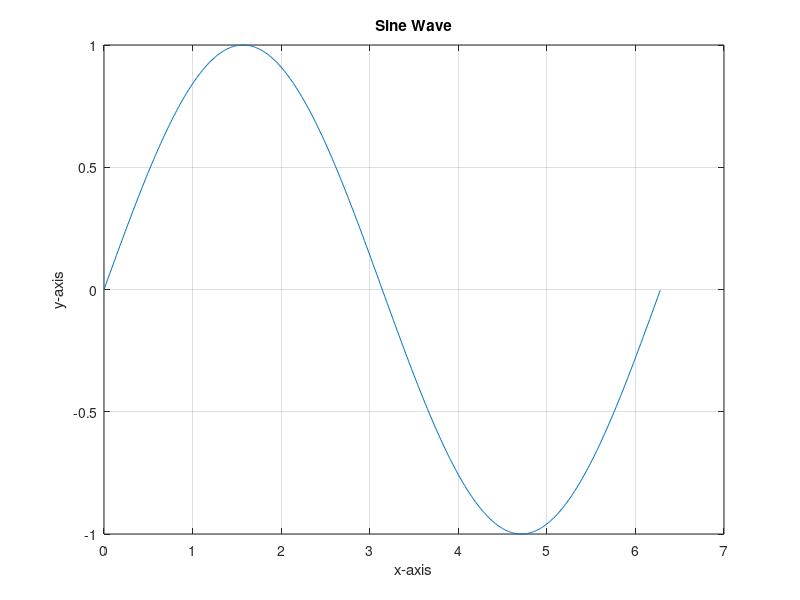
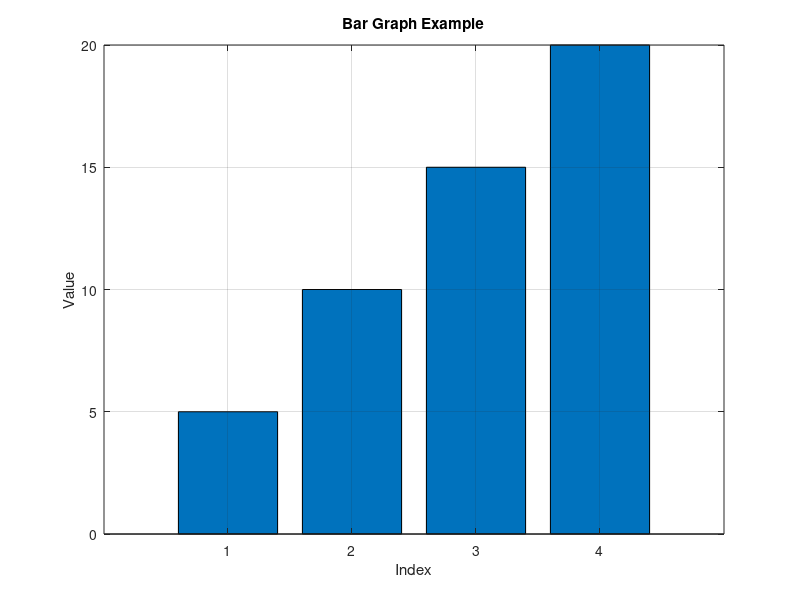

Recreate these plots in MATLAB, in order.
%% MATLAB Beginner Guide
% This script introduces basic MATLAB syntax, operators, and control structures.

%% SECTION 1: VARIABLE CREATION
a = 5;       % Assigns value 5 to variable a
b = 10;      % Assigns value 10 to variable b

%% SECTION 2: ARITHMETIC OPERATORS
add = a + b;           % Addition
sub = a - b;           % Subtraction
mul = a * b;           % Multiplication
div = a / b;           % Division
power = a ^ 2;         % Matrix power
ele_power = a .^ 2;    % Element-wise power
remainder = mod(a, b); % Modulus

disp('Arithmetic Operations:');
disp(['Addition: ', num2str(add)]);
disp(['Subtraction: ', num2str(sub)]);
disp(['Multiplication: ', num2str(mul)]);
disp(['Division: ', num2str(div)]);
disp(['Matrix Power: ', num2str(power)]);
disp(['Element-wise Power: ', num2str(ele_power)]);
disp(['Remainder: ', num2str(remainder)]);

%% SECTION 3: RELATIONAL OPERATORS
disp('Relational Operations:');
disp(['Equal to: ', num2str(a == b)]);
disp(['Not equal to: ', num2str(a ~= b)]);
disp(['Greater than: ', num2str(a > b)]);
disp(['Less than: ', num2str(a < b)]);
disp(['Greater or equal: ', num2str(a >= b)]);
disp(['Less or equal: ', num2str(a <= b)]);

%% SECTION 4: LOGICAL OPERATORS
disp('Logical Operations:');
disp(['AND: ', num2str((a > 0) & (b > 0))]);
disp(['OR: ', num2str((a > 0) | (b > 0))]);
disp(['NOT: ', num2str(~(a > 0))]);

%% SECTION 5: IF-ELSE STATEMENT
n = 7;
if mod(n, 2) == 0
    disp([num2str(n), ' is Even']);
else
    disp([num2str(n), ' is Odd']);
end

%% SECTION 6: FOR LOOP
disp('For Loop Example:');
for i = 1:5
    disp(['Count: ', num2str(i)]);
end

%% SECTION 7: WHILE LOOP
disp('While Loop Example:');
i = 1;
while i <= 5
    disp(['Count: ', num2str(i)]);
    i = i + 1;
end

%% SECTION 8: FACTORIAL PROGRAM
n = 5;
fact = 1;
for i = 1:n
    fact = fact * i;
end
disp(['Factorial of ', num2str(n), ' is ', num2str(fact)]);

%% SECTION 9: MULTIPLICATION TABLE
n = 4;
disp(['Multiplication Table of ', num2str(n)]);
for i = 1:10
    disp([num2str(n), ' x ', num2str(i), ' = ', num2str(n * i)]);
end

%% SECTION 10: SINE WAVE PLOT
x = 0:0.01:2*pi;
y = sin(x);
figure;
plot(x, y);
xlabel('x-axis');
ylabel('y-axis');
title('Sine Wave');
grid on;

%% SECTION 11: MATRIX CREATION AND OPERATIONS
A = [1 2; 3 4];     % 2x2 matrix
B = [5 6; 7 8];

mat_add = A + B;    % Matrix addition
mat_mul = A * B;    % Matrix multiplication
transpose_A = A';   % Transpose

disp('Matrix Operations:');
disp('Matrix Addition:');
disp(mat_add);
disp('Matrix Multiplication:');
disp(mat_mul);
disp('Transpose of A:');
disp(transpose_A);

%% SECTION 12: USER INPUT
num = input('Enter a number: ');
disp(['You entered: ', num2str(num)]);

%% SECTION 13: VECTOR OPERATIONS
v = 1:5;                 % Row vector
sq = v.^2;               % Element-wise square
sum_v = sum(v);          % Sum of elements
mean_v = mean(v);        % Mean value

disp('Vector Operations:');
disp(['Vector: ', num2str(v)]);
disp(['Squared: ', num2str(sq)]);
disp(['Sum: ', num2str(sum_v)]);
disp(['Mean: ', num2str(mean_v)]);

%% SECTION 14: SWITCH CASE
day = 3;
switch day
    case 1
        disp('Monday');
    case 2
        disp('Tuesday');
    case 3
        disp('Wednesday');
    otherwise
        disp('Invalid Day');
end

%% SECTION 15: BAR GRAPH
data = [5 10 15 20];
figure;
bar(data);
xlabel('Index');
ylabel('Value');
title('Bar Graph Example');
grid on;

%% End of Guide
disp('--- End of MATLAB Beginner Guide ---');
